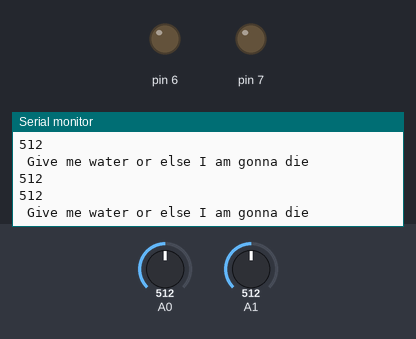
This sketch was run on a simulated Arduino Uno, built with avr-gcc and run on an emulated ATmega328P. On the bench: output pins drawn as LEDs (lit = HIGH), the last lines printed to the serial monitor. Inputs (shaded band) come from the test bench; at power-on: A0 = 512, A1 = 512.

Above: at 4.4 s.
4.5 s: A0 set to 267
At 5.7 s:
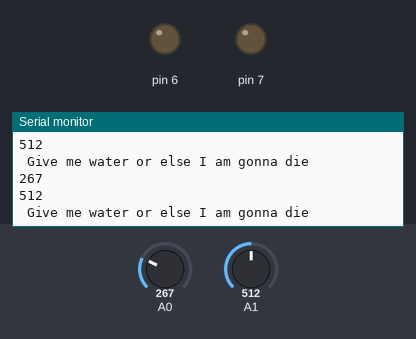
6.0 s: A0 set to 235
At 6.7 s:
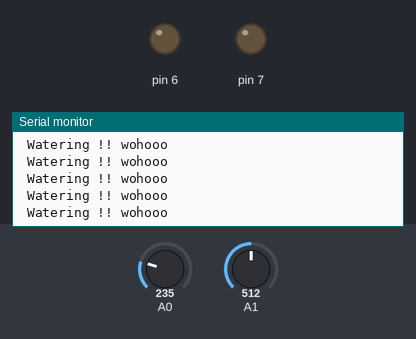
7.9 s: A1 set to 312
9.4 s: A1 set to 283
At 10.4 s:
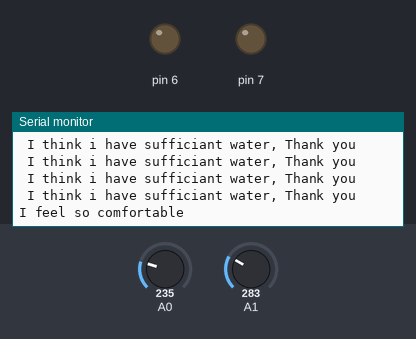
Timing chart, 0 to 12.1 s (numbered marks = the images above; inputs shaded):
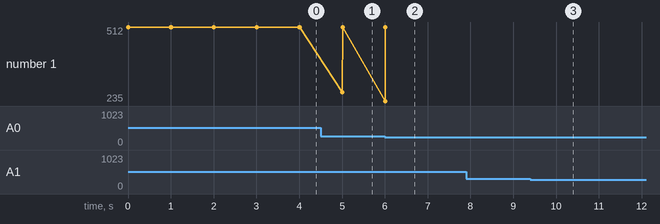

The sketch:

Dual_moisture_sensor__2.ino
```cpp
void setup() {
  // put your setup code here, to run once:
  Serial.begin(9600);
  pinMode(7,OUTPUT);
  pinMode(6,OUTPUT);

}

void loop() {
  // put your main code here, to run repeatedly:
  int moisture_top = analogRead(A0);
  Serial.println(moisture_top);
  int moisture_root= analogRead(A1);
  Serial.println(moisture_root);

 Serial.println("");

 while (moisture_top<250)
 { int i;

  if(analogRead(A1)>300){
  Serial.println(" Watering !! wohooo");}
  else if (200<=analogRead(A1)<=300){
 for(i=0;i<=3;i++)
  {
    Serial.println(" I think i have sufficiant water, Thank you");
  }

  Serial.println("I feel so comfortable");
  delay(1000);

  }

  else if (analogRead(A1)<200){
    Serial.println("Over water !!! Stomachs full");
    }
  }
int i=0;

 if (analogRead(A1)>200 && analogRead(A1)<400)
 {Serial.println("I feel soo confortable");
  }
 else if (analogRead(A1) > 400)
 {
  Serial.println(" Give me water or else I am gonna die ");
  }
 delay(1000);
  }
```

Measured:
- the behaviour switches between 250 and 249 on A0 (found by bisection; images 1 and 2)
- the behaviour switches between 301 and 300 on A1 (found by bisection; images 2 and 3)
- after the input at 4.5 s, the serial monitor: prints a new line after 0.51 s (image 1)
- after the input at 6.0 s, the serial monitor: prints a new line at once (image 2)
- after the input at 9.4 s, the serial monitor: prints a new line after 0.07 s (image 3)
